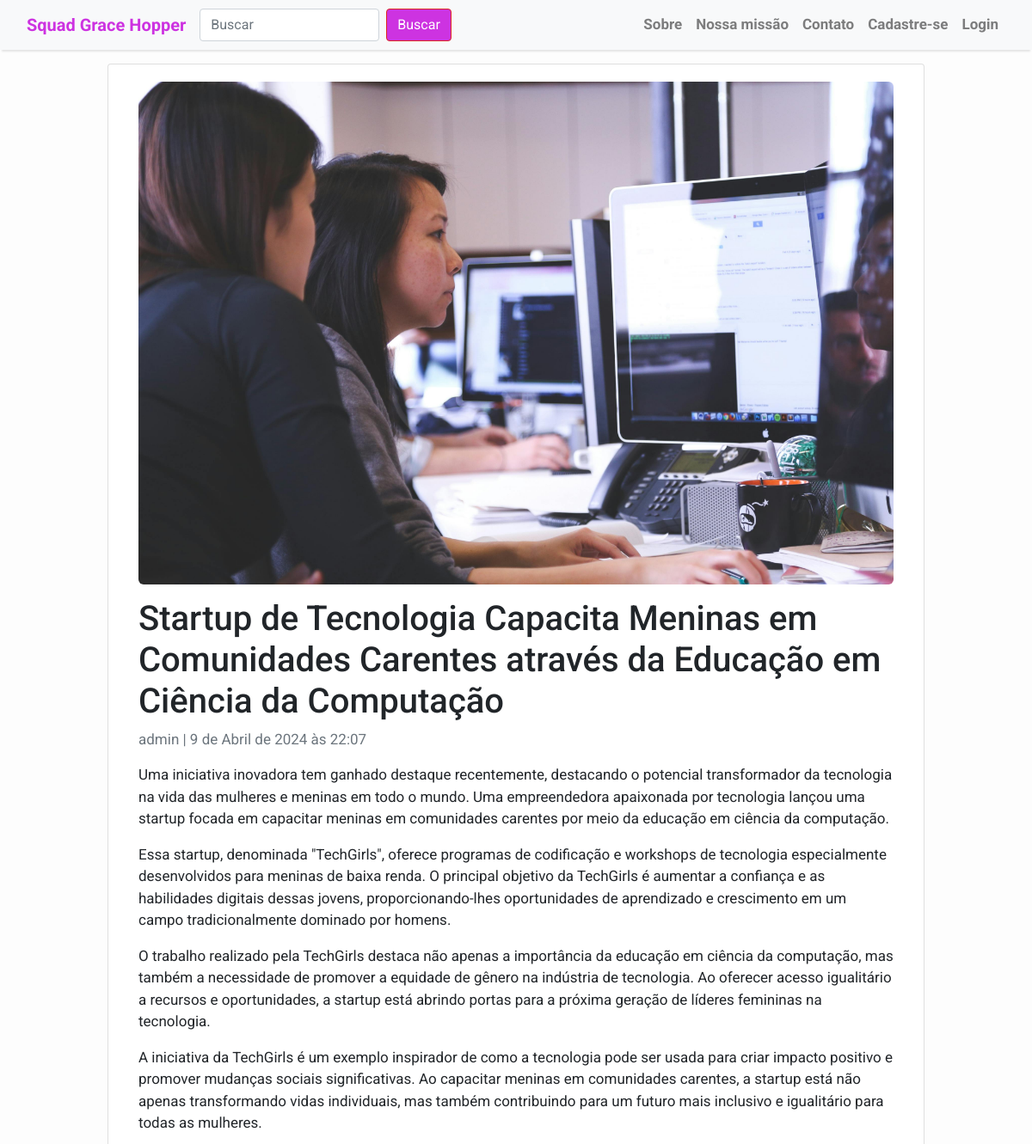
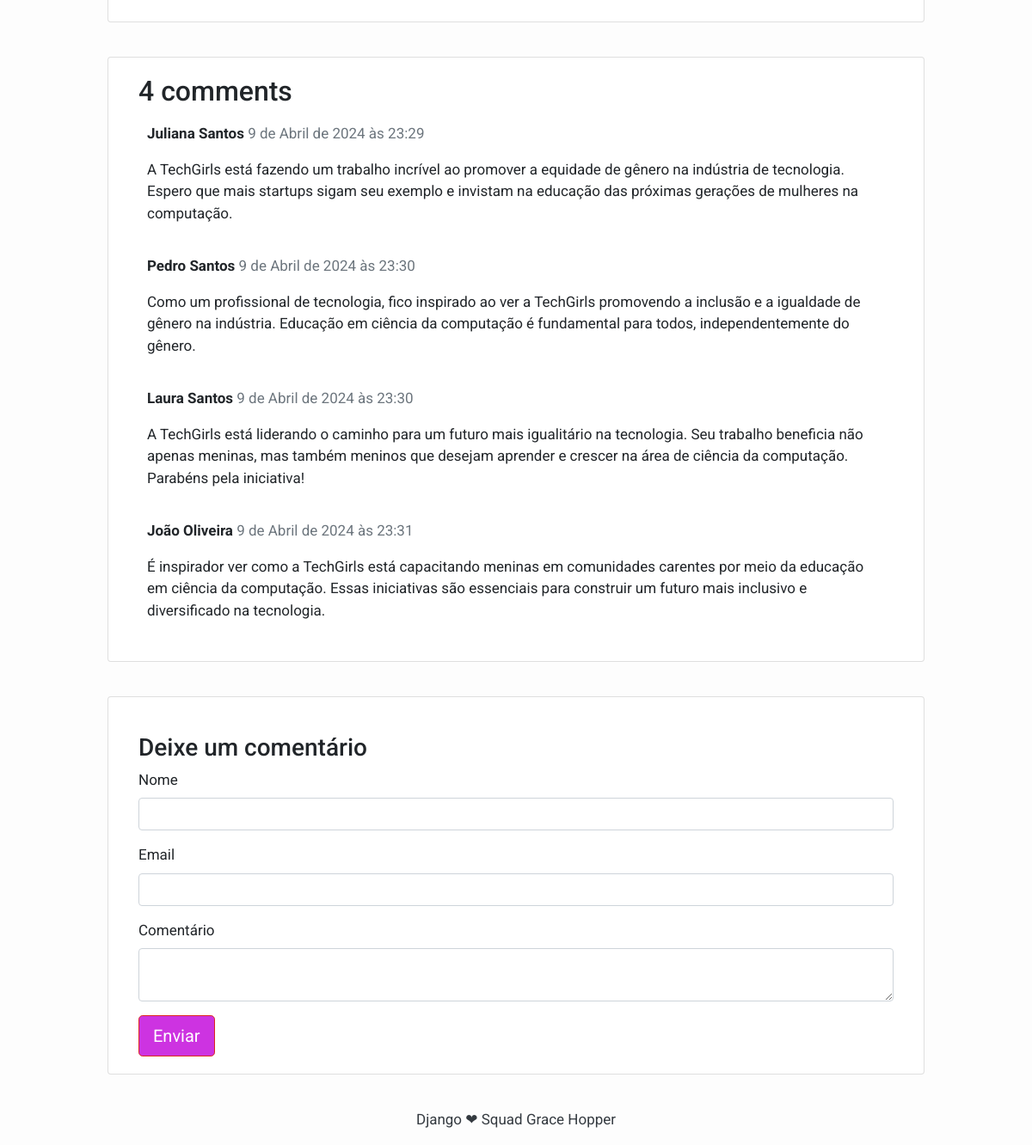
/startup-de-tecnologia-capacita-meninas-em-comunidades-carentes-atraves-da-educacao-em-ciencia-da-computacao/, run on the app's committed database (2 pictures, top to bottom).
### blog/models.py (models this page shows, shortened)
class Post(models.Model):
    image = models.ImageField(upload_to='images', verbose_name='imagem',  default='images/default.jpg')
    title = models.CharField(max_length=200, unique=True)
    slug = models.SlugField(max_length=200, unique=True)
    author = models.ForeignKey(User, on_delete= models.CASCADE,related_name='blog_posts')
    updated_on = models.DateTimeField(auto_now= True)
    content = models.TextField()
    created_on = models.DateTimeField(auto_now_add=True)
    status = models.IntegerField(choices=STATUS, default=0)
    class Meta:
        ordering = ['-created_on']

class Comment(models.Model):
    post = models.ForeignKey(Post, on_delete=models.CASCADE, related_name='comments')
    name = models.CharField(max_length=200, verbose_name='nome')
    email = models.EmailField(verbose_name='email')
    body = models.TextField(verbose_name='comentário')
    created_on = models.DateTimeField(auto_now_add=True)
    active = models.BooleanField(default=False)
    class Meta:
        ordering = ['created_on']

### blog/views.py (the view)
# urls.py: path('<slug:slug>/', views.post_detail, name='post_detail'),
def post_detail(request, slug):
    template_name = 'post_detail.html'
    post = Post.objects.get(slug=slug)
    comments = post.comments.filter(active=True)
    new_comment = None
    comment_form = CommentForm()
    if request.method == 'POST':
        comment_form = CommentForm(data=request.POST)
        if comment_form.is_valid():
            new_comment = post.comments.create(**comment_form.cleaned_data)
    return render(request, template_name, {
        'post': post,
        'comments': comments,
        'new_comment': new_comment,
        'comment_form': comment_form,
    })

### blog/forms.py
class CommentForm(forms.ModelForm):
    class Meta:
        model = Comment
        fields = ('name', 'email', 'body')

### blog/templates/post_detail.html (shortened to what this page needs)
{% extends 'base.html' %}
{% block content %}
<div class="container">
  <div class="row">
    <div class="col-md-10 card mb-4 mt-3 mx-auto">
      <div class="card-body">
        {% if post.image %}
          <img src="{{ post.image.url }}" alt="{{ post.title }}" class="img-fluid" style="margin-bottom: 16px; border-radius: 6px;">
        {% endif %}
        <h1>{% block title %} {{ post.title }} {% endblock title %}</h1>
        <p class="text-muted">{{ post.author }} | {{ post.created_on }}</p>
        <p class="card-text">{{ post.content | safe }}</p>
      </div>
    </div>
    <div class="col-md-10 card mb-4 mt-3 mx-auto">
      <div class="card-body">
        <h2>{{ comments.count }} comments</h2>
        {% for comment in comments %}
        <div class="comments" style="padding: 10px;">
          <p class="font-weight-bold">
            {{ comment.name }}
            <span class="text-muted font-weight-normal">
              {{ comment.created_on }}
            </span>
          </p>
          {{ comment.body | linebreaks }}
        </div>
        {% endfor %}
      </div>
    </div>
    <div class="col-12 col-md-10 card mb-4 mt-3 mx-auto">
      <div class="card-body">
        {% if new_comment %}
        <div class="alert alert-success" role="alert">
          Seu comentário está aguardando aprovação
        </div>
        {% else %}
        <form method="post" style="margin-top: 1.3em;">
          <h3>Deixe um comentário</h3>
          <div class="form-group">
            <label for="{{ comment_form.name.auto_id }}">{{ comment_form.name.label }}</label>
            <input type="text" class="form-control" id="{{ comment_form.name.auto_id }}" name="{{ comment_form.name.html_name }}" value="{{ comment_form.name.value|default_if_none:'' }}" required>
          </div>
          <div class="form-group">
            <label for="{{ comment_form.email.auto_id }}">{{ comment_form.email.label }}</label>
            <input type="email" class="form-control" id="{{ comment_form.email.auto_id }}" name="{{ comment_form.email.html_name }}" value="{{ comment_form.email.value|default_if_none:'' }}" required>
          </div>
          <div class="form-group">
            <label for="{{ comment_form.body.auto_id }}">{{ comment_form.body.label }}</label>
            <textarea class="form-control" id="{{ comment_form.body.auto_id }}" name="{{ comment_form.body.html_name }}"required>{{ comment_form.body.value|default_if_none:'' }}</textarea>
          </div>
          <button type="submit" class="btn btn-danger btn-lg">Enviar</button>
        </form>
        {% endif %}
      </div>
    </div>
  </div>
</div>
{% endblock content %}

### blog/templates/base.html (style rules this page uses)
body { font-family: "Roboto", sans-serif; font-size: 17px; background-color: #fdfdfd; }
.btn-danger { color: #fff; background-color: #f00000; border-color: #dc281e; }
.btn-danger { background-color: #cd33e1; }

### blog/templates/post_detail.html (style rules this page uses)
.btn-danger { background-color: #cd33e1; }

### data on the page
Post: image (picture), title "Startup de Tecnologia Capacita Meninas em Comunidades Carentes através da Educação em Ciência da Computação", author "admin", created_on "9 de Abril de 2024 às 22:07", content "Uma iniciativa inovadora tem ganhado destaque recentemente, destacando o potencial transformador da tecnologia na vida das mulheres e meninas em todo o mundo. Uma empreendedora apaixonada por tecnologia lançou uma startup focada em capacitar meninas em comunidades carentes por meio da educação em ciência da computação. Essa startup, denominada \"TechGirls\", oferece programas de codificação e workshops de tecnologia especialmente desenvolvidos para meninas de baixa renda. O principal objetivo da TechGirls é aumentar a confiança e as habilidades digitais dessas jovens, proporcionando-lhes oportunidades de aprendizado e crescimento em um campo tradicionalmente dominado por homens. O trabalho…"
Comment: name "Juliana Santos", created_on "9 de Abril de 2024 às 23:29", body "A TechGirls está fazendo um trabalho incrível ao promover a equidade de gênero na indústria de tecnologia. Espero que mais startups sigam seu exemplo e invistam na educação das próximas gerações de mulheres na computação."
Comment: name "Pedro Santos", created_on "9 de Abril de 2024 às 23:30", body "Como um profissional de tecnologia, fico inspirado ao ver a TechGirls promovendo a inclusão e a igualdade de gênero na indústria. Educação em ciência da computação é fundamental para todos, independentemente do gênero."
Comment: name "Laura Santos", created_on "9 de Abril de 2024 às 23:30", body "A TechGirls está liderando o caminho para um futuro mais igualitário na tecnologia. Seu trabalho beneficia não apenas meninas, mas também meninos que desejam aprender e crescer na área de ciência da computação. Parabéns pela iniciativa!"
Comment: name "João Oliveira", created_on "9 de Abril de 2024 às 23:31", body "É inspirador ver como a TechGirls está capacitando meninas em comunidades carentes por meio da educação em ciência da computação. Essas iniciativas são essenciais para construir um futuro mais inclusivo e diversificado na tecnologia."

### other printed values
{{ comments.count }} "4"
{{ comment_form.name.label }} "Nome"
{{ comment_form.email.label }} "Email"
{{ comment_form.body.label }} "Comentário"
